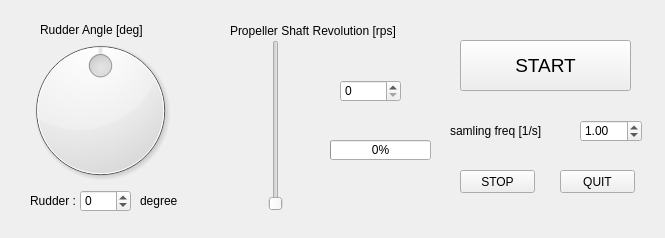
<?xml version="1.0" encoding="UTF-8"?>
<ui version="4.0">
 <class>ShipControllerMMG</class>
 <widget class="QMainWindow" name="ShipControllerMMG">
  <property name="geometry">
   <rect>
    <x>0</x>
    <y>0</y>
    <width>665</width>
    <height>238</height>
   </rect>
  </property>
  <property name="windowTitle">
   <string>MainWindow</string>
  </property>
  <widget class="QWidget" name="centralwidget">
   <widget class="QPushButton" name="startButton">
    <property name="geometry">
     <rect>
      <x>460</x>
      <y>40</y>
      <width>171</width>
      <height>51</height>
     </rect>
    </property>
    <property name="font">
     <font>
      <pointsize>14</pointsize>
     </font>
    </property>
    <property name="text">
     <string>START</string>
    </property>
   </widget>
   <widget class="QPushButton" name="stopButton">
    <property name="geometry">
     <rect>
      <x>460</x>
      <y>170</y>
      <width>75</width>
      <height>23</height>
     </rect>
    </property>
    <property name="text">
     <string>STOP</string>
    </property>
   </widget>
   <widget class="QSlider" name="propellerSlider">
    <property name="geometry">
     <rect>
      <x>250</x>
      <y>40</y>
      <width>51</width>
      <height>171</height>
     </rect>
    </property>
    <property name="maximum">
     <number>150</number>
    </property>
    <property name="orientation">
     <enum>Qt::Vertical</enum>
    </property>
   </widget>
   <widget class="QDial" name="rudderDial">
    <property name="geometry">
     <rect>
      <x>20</x>
      <y>30</y>
      <width>161</width>
      <height>161</height>
     </rect>
    </property>
    <property name="minimum">
     <number>-45</number>
    </property>
    <property name="maximum">
     <number>45</number>
    </property>
   </widget>
   <widget class="QLabel" name="propellerLabel">
    <property name="geometry">
     <rect>
      <x>230</x>
      <y>20</y>
      <width>221</width>
      <height>21</height>
     </rect>
    </property>
    <property name="text">
     <string>Propeller Shaft Revolution [rps]</string>
    </property>
   </widget>
   <widget class="QLabel" name="rudderLabel0">
    <property name="geometry">
     <rect>
      <x>40</x>
      <y>20</y>
      <width>151</width>
      <height>20</height>
     </rect>
    </property>
    <property name="text">
     <string>Rudder Angle [deg]</string>
    </property>
   </widget>
   <widget class="QLabel" name="freqLabel">
    <property name="geometry">
     <rect>
      <x>450</x>
      <y>120</y>
      <width>141</width>
      <height>21</height>
     </rect>
    </property>
    <property name="text">
     <string>samling freq [1/s]</string>
    </property>
   </widget>
   <widget class="QProgressBar" name="propellerBar">
    <property name="geometry">
     <rect>
      <x>330</x>
      <y>140</y>
      <width>101</width>
      <height>20</height>
     </rect>
    </property>
    <property name="maximum">
     <number>150</number>
    </property>
    <property name="value">
     <number>0</number>
    </property>
   </widget>
   <widget class="QPushButton" name="quitButton">
    <property name="geometry">
     <rect>
      <x>560</x>
      <y>170</y>
      <width>75</width>
      <height>23</height>
     </rect>
    </property>
    <property name="text">
     <string>QUIT</string>
    </property>
   </widget>
   <widget class="QSpinBox" name="rudderBox">
    <property name="geometry">
     <rect>
      <x>80</x>
      <y>190</y>
      <width>51</width>
      <height>22</height>
     </rect>
    </property>
    <property name="minimum">
     <number>-45</number>
    </property>
    <property name="maximum">
     <number>45</number>
    </property>
   </widget>
   <widget class="QLabel" name="rudderLabel1">
    <property name="geometry">
     <rect>
      <x>30</x>
      <y>190</y>
      <width>61</width>
      <height>21</height>
     </rect>
    </property>
    <property name="text">
     <string>Rudder :</string>
    </property>
   </widget>
   <widget class="QLabel" name="rudderLabel2">
    <property name="geometry">
     <rect>
      <x>140</x>
      <y>190</y>
      <width>61</width>
      <height>21</height>
     </rect>
    </property>
    <property name="text">
     <string>degree</string>
    </property>
   </widget>
   <widget class="QDoubleSpinBox" name="samplingFreqEdit">
    <property name="geometry">
     <rect>
      <x>580</x>
      <y>120</y>
      <width>62</width>
      <height>22</height>
     </rect>
    </property>
    <property name="minimum">
     <double>0.010000000000000</double>
    </property>
    <property name="maximum">
     <double>100.000000000000000</double>
    </property>
    <property name="value">
     <double>1.000000000000000</double>
    </property>
   </widget>
   <widget class="QSpinBox" name="propellerBox">
    <property name="geometry">
     <rect>
      <x>340</x>
      <y>80</y>
      <width>61</width>
      <height>22</height>
     </rect>
    </property>
    <property name="maximum">
     <number>150</number>
    </property>
   </widget>
  </widget>
 </widget>
 <resources/>
 <connections>
  <connection>
   <sender>startButton</sender>
   <signal>clicked()</signal>
   <receiver>ShipControllerMMG</receiver>
   <slot>clicked_start()</slot>
   <hints>
    <hint type="sourcelabel">
     <x>492</x>
     <y>72</y>
    </hint>
    <hint type="destinationlabel">
     <x>479</x>
     <y>116</y>
    </hint>
   </hints>
  </connection>
  <connection>
   <sender>rudderDial</sender>
   <signal>sliderMoved(int)</signal>
   <receiver>rudderBox</receiver>
   <slot>setValue(int)</slot>
   <hints>
    <hint type="sourcelabel">
     <x>112</x>
     <y>158</y>
    </hint>
    <hint type="destinationlabel">
     <x>104</x>
     <y>198</y>
    </hint>
   </hints>
  </connection>
  <connection>
   <sender>rudderBox</sender>
   <signal>valueChanged(int)</signal>
   <receiver>rudderDial</receiver>
   <slot>setValue(int)</slot>
   <hints>
    <hint type="sourcelabel">
     <x>89</x>
     <y>200</y>
    </hint>
    <hint type="destinationlabel">
     <x>66</x>
     <y>173</y>
    </hint>
   </hints>
  </connection>
  <connection>
   <sender>propellerSlider</sender>
   <signal>sliderMoved(int)</signal>
   <receiver>propellerBar</receiver>
   <slot>setValue(int)</slot>
   <hints>
    <hint type="sourcelabel">
     <x>276</x>
     <y>143</y>
    </hint>
    <hint type="destinationlabel">
     <x>362</x>
     <y>151</y>
    </hint>
   </hints>
  </connection>
  <connection>
   <sender>stopButton</sender>
   <signal>released()</signal>
   <receiver>ShipControllerMMG</receiver>
   <slot>clicked_stop()</slot>
   <hints>
    <hint type="sourcelabel">
     <x>513</x>
     <y>186</y>
    </hint>
    <hint type="destinationlabel">
     <x>463</x>
     <y>222</y>
    </hint>
   </hints>
  </connection>
  <connection>
   <sender>quitButton</sender>
   <signal>released()</signal>
   <receiver>ShipControllerMMG</receiver>
   <slot>close()</slot>
   <hints>
    <hint type="sourcelabel">
     <x>605</x>
     <y>176</y>
    </hint>
    <hint type="destinationlabel">
     <x>515</x>
     <y>214</y>
    </hint>
   </hints>
  </connection>
  <connection>
   <sender>rudderDial</sender>
   <signal>sliderMoved(int)</signal>
   <receiver>ShipControllerMMG</receiver>
   <slot>change_rudder_angle()</slot>
   <hints>
    <hint type="sourcelabel">
     <x>160</x>
     <y>155</y>
    </hint>
    <hint type="destinationlabel">
     <x>195</x>
     <y>169</y>
    </hint>
   </hints>
  </connection>
  <connection>
   <sender>propellerSlider</sender>
   <signal>sliderMoved(int)</signal>
   <receiver>ShipControllerMMG</receiver>
   <slot>change_shaft_revolution()</slot>
   <hints>
    <hint type="sourcelabel">
     <x>279</x>
     <y>191</y>
    </hint>
    <hint type="destinationlabel">
     <x>324</x>
     <y>191</y>
    </hint>
   </hints>
  </connection>
  <connection>
   <sender>rudderBox</sender>
   <signal>valueChanged(int)</signal>
   <receiver>ShipControllerMMG</receiver>
   <slot>change_rudder_angle()</slot>
   <hints>
    <hint type="sourcelabel">
     <x>126</x>
     <y>198</y>
    </hint>
    <hint type="destinationlabel">
     <x>153</x>
     <y>216</y>
    </hint>
   </hints>
  </connection>
  <connection>
   <sender>propellerSlider</sender>
   <signal>sliderMoved(int)</signal>
   <receiver>propellerBox</receiver>
   <slot>setValue(int)</slot>
   <hints>
    <hint type="sourcelabel">
     <x>283</x>
     <y>81</y>
    </hint>
    <hint type="destinationlabel">
     <x>371</x>
     <y>91</y>
    </hint>
   </hints>
  </connection>
  <connection>
   <sender>propellerBox</sender>
   <signal>valueChanged(int)</signal>
   <receiver>propellerSlider</receiver>
   <slot>setValue(int)</slot>
   <hints>
    <hint type="sourcelabel">
     <x>367</x>
     <y>91</y>
    </hint>
    <hint type="destinationlabel">
     <x>270</x>
     <y>115</y>
    </hint>
   </hints>
  </connection>
  <connection>
   <sender>propellerBox</sender>
   <signal>valueChanged(int)</signal>
   <receiver>ShipControllerMMG</receiver>
   <slot>change_shaft_revolution()</slot>
   <hints>
    <hint type="sourcelabel">
     <x>391</x>
     <y>81</y>
    </hint>
    <hint type="destinationlabel">
     <x>428</x>
     <y>96</y>
    </hint>
   </hints>
  </connection>
  <connection>
   <sender>propellerBox</sender>
   <signal>valueChanged(int)</signal>
   <receiver>propellerBar</receiver>
   <slot>setValue(int)</slot>
   <hints>
    <hint type="sourcelabel">
     <x>350</x>
     <y>93</y>
    </hint>
    <hint type="destinationlabel">
     <x>364</x>
     <y>149</y>
    </hint>
   </hints>
  </connection>
 </connections>
 <slots>
  <slot>clicked_start()</slot>
  <slot>clicked_stop()</slot>
  <slot>change_rudder_angle()</slot>
  <slot>change_shaft_revolution()</slot>
 </slots>
</ui>
